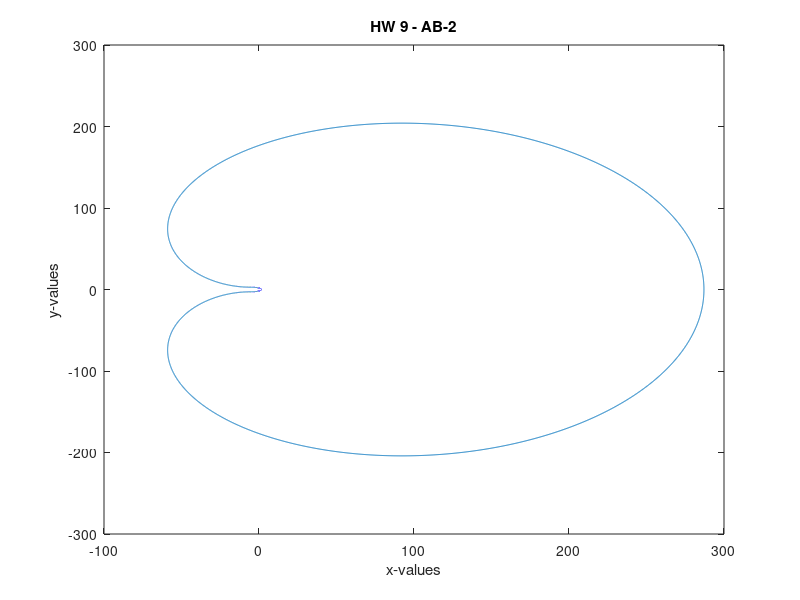

Reproduce this figure in MATLAB.
%Problem 9
%System Simulation
%AB-2

Omega=linspace(0,2*pi,10001);      %Set up vector of Omega
z=exp(1i*Omega);                  %Define z on unit circle
T=.0001;
H=(2.9362*z.^4-7.7069*z.^3+8.3393*z.^2-4.4174*z+1)./(.0850*z.^4); %Calculate the values of H on the unit circle
        plot(real(H),imag(H));
        xlabel('x-values')
        ylabel('y-values')
        title('HW 9 - AB-2') 